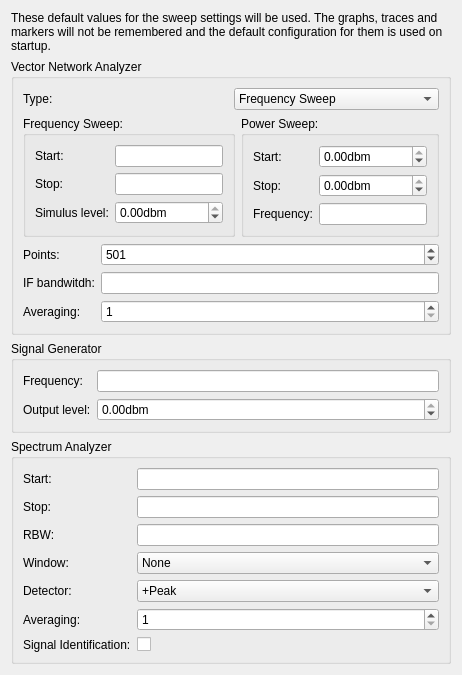
                    <widget class="QWidget" name="StartupPageDefaultValues">
                     <layout class="QVBoxLayout" name="verticalLayout_16">
                      <item>
                       <widget class="QLabel" name="label_37">
                        <property name="text">
                         <string>These default values for the sweep settings will be used. The graphs, traces and markers will not be remembered and the default configuration for them is used on startup.</string>
                        </property>
                        <property name="wordWrap">
                         <bool>true</bool>
                        </property>
                       </widget>
                      </item>
                      <item>
                       <widget class="QGroupBox" name="groupBox_2">
                        <property name="title">
                         <string>Vector Network Analyzer</string>
                        </property>
                        <layout class="QVBoxLayout" name="verticalLayout">
                         <item>
                          <layout class="QHBoxLayout" name="horizontalLayout_9">
                           <item>
                            <widget class="QLabel" name="label_24">
                             <property name="text">
                              <string>Type:</string>
                             </property>
                            </widget>
                           </item>
                           <item>
                            <widget class="QComboBox" name="StartupSweepType">
                             <item>
                              <property name="text">
                               <string>Frequency Sweep</string>
                              </property>
                             </item>
                             <item>
                              <property name="text">
                               <string>Power Sweep</string>
                              </property>
                             </item>
                            </widget>
                           </item>
                          </layout>
                         </item>
                         <item>
                          <layout class="QHBoxLayout" name="horizontalLayout_8">
                           <item>
                            <widget class="QGroupBox" name="groupBox_10">
                             <property name="title">
                              <string>Frequency Sweep:</string>
                             </property>
                             <layout class="QFormLayout" name="formLayout_6">
                              <item row="0" column="0">
                               <widget class="QLabel" name="label_2">
                                <property name="text">
                                 <string>Start:</string>
                                </property>
                               </widget>
                              </item>
                              <item row="0" column="1">
                               <widget class="SIUnitEdit" name="StartupSweepStart"/>
                              </item>
                              <item row="1" column="0">
                               <widget class="QLabel" name="label_3">
                                <property name="text">
                                 <string>Stop:</string>
                                </property>
                               </widget>
                              </item>
                              <item row="1" column="1">
                               <widget class="SIUnitEdit" name="StartupSweepStop"/>
                              </item>
                              <item row="2" column="0">
                               <widget class="QLabel" name="label_4">
                                <property name="text">
                                 <string>Simulus level:</string>
                                </property>
                               </widget>
                              </item>
                              <item row="2" column="1">
                               <widget class="QDoubleSpinBox" name="StartupSweepLevel">
                                <property name="suffix">
                                 <string>dbm</string>
                                </property>
                                <property name="minimum">
                                 <double>-42.000000000000000</double>
                                </property>
                                <property name="maximum">
                                 <double>0.000000000000000</double>
                                </property>
                                <property name="singleStep">
                                 <double>0.250000000000000</double>
                                </property>
                               </widget>
                              </item>
                             </layout>
                            </widget>
                           </item>
                           <item>
                            <widget class="QGroupBox" name="groupBox_11">
                             <property name="title">
                              <string>Power Sweep:</string>
                             </property>
                             <layout class="QFormLayout" name="formLayout_7">
                              <item row="0" column="0">
                               <widget class="QLabel" name="label_21">
                                <property name="text">
                                 <string>Start:</string>
                                </property>
                               </widget>
                              </item>
                              <item row="0" column="1">
                               <widget class="QDoubleSpinBox" name="StartupSweepPowerStart">
                                <property name="suffix">
                                 <string>dbm</string>
                                </property>
                                <property name="minimum">
                                 <double>-42.000000000000000</double>
                                </property>
                                <property name="maximum">
                                 <double>0.000000000000000</double>
                                </property>
                                <property name="singleStep">
                                 <double>0.250000000000000</double>
                                </property>
                               </widget>
                              </item>
                              <item row="1" column="0">
                               <widget class="QLabel" name="label_22">
                                <property name="text">
                                 <string>Stop:</string>
                                </property>
                               </widget>
                              </item>
                              <item row="1" column="1">
                               <widget class="QDoubleSpinBox" name="StartupSweepPowerStop">
                                <property name="suffix">
                                 <string>dbm</string>
                                </property>
                                <property name="minimum">
                                 <double>-42.000000000000000</double>
                                </property>
                                <property name="maximum">
                                 <double>0.000000000000000</double>
                                </property>
                                <property name="singleStep">
                                 <double>0.250000000000000</double>
                                </property>
                               </widget>
                              </item>
                              <item row="2" column="0">
                               <widget class="QLabel" name="label_23">
                                <property name="text">
                                 <string>Frequency:</string>
                                </property>
                               </widget>
                              </item>
                              <item row="2" column="1">
                               <widget class="SIUnitEdit" name="StartupSweepPowerFrequency"/>
                              </item>
                             </layout>
                            </widget>
                           </item>
                          </layout>
                         </item>
                         <item>
                          <layout class="QFormLayout" name="formLayout_8">
                           <item row="0" column="0">
                            <widget class="QLabel" name="label_5">
                             <property name="text">
                              <string>Points:</string>
                             </property>
                            </widget>
                           </item>
                           <item row="0" column="1">
                            <widget class="QSpinBox" name="StartupSweepPoints">
                             <property name="minimum">
                              <number>1</number>
                             </property>
                             <property name="maximum">
                              <number>4501</number>
                             </property>
                             <property name="value">
                              <number>501</number>
                             </property>
                            </widget>
                           </item>
                           <item row="1" column="0">
                            <widget class="QLabel" name="label_6">
                             <property name="text">
                              <string>IF bandwitdh:</string>
                             </property>
                            </widget>
                           </item>
                           <item row="1" column="1">
                            <widget class="SIUnitEdit" name="StartupSweepBandwidth"/>
                           </item>
                           <item row="2" column="0">
                            <widget class="QLabel" name="label_18">
                             <property name="text">
                              <string>Averaging:</string>
                             </property>
                            </widget>
                           </item>
                           <item row="2" column="1">
                            <widget class="QSpinBox" name="StartupSweepAveraging">
                             <property name="minimum">
                              <number>1</number>
                             </property>
                             <property name="maximum">
                              <number>99</number>
                             </property>
                            </widget>
                           </item>
                          </layout>
                         </item>
                        </layout>
                       </widget>
                      </item>
                      <item>
                       <widget class="QGroupBox" name="groupBox_3">
                        <property name="title">
                         <string>Signal Generator</string>
                        </property>
                        <layout class="QFormLayout" name="formLayout_2">
                         <item row="0" column="0">
                          <widget class="QLabel" name="label_7">
                           <property name="text">
                            <string>Frequency:</string>
                           </property>
                          </widget>
                         </item>
                         <item row="0" column="1">
                          <widget class="SIUnitEdit" name="StartupGeneratorFrequency"/>
                         </item>
                         <item row="1" column="0">
                          <widget class="QLabel" name="label_8">
                           <property name="text">
                            <string>Output level:</string>
                           </property>
                          </widget>
                         </item>
                         <item row="1" column="1">
                          <widget class="QDoubleSpinBox" name="StartupGeneratorLevel">
                           <property name="suffix">
                            <string>dbm</string>
                           </property>
                           <property name="minimum">
                            <double>-42.000000000000000</double>
                           </property>
                           <property name="maximum">
                            <double>0.000000000000000</double>
                           </property>
                           <property name="singleStep">
                            <double>0.250000000000000</double>
                           </property>
                          </widget>
                         </item>
                        </layout>
                       </widget>
                      </item>
                      <item>
                       <widget class="QGroupBox" name="groupBox_4">
                        <property name="title">
                         <string>Spectrum Analyzer</string>
                        </property>
                        <layout class="QFormLayout" name="formLayout_3">
                         <item row="0" column="0">
                          <widget class="QLabel" name="label_9">
                           <property name="text">
                            <string>Start:</string>
                           </property>
                          </widget>
                         </item>
                         <item row="0" column="1">
                          <widget class="SIUnitEdit" name="StartupSAStart"/>
                         </item>
                         <item row="1" column="0">
                          <widget class="QLabel" name="label_10">
                           <property name="text">
                            <string>Stop:</string>
                           </property>
                          </widget>
                         </item>
                         <item row="1" column="1">
                          <widget class="SIUnitEdit" name="StartupSAStop"/>
                         </item>
                         <item row="2" column="0">
                          <widget class="QLabel" name="label_11">
                           <property name="text">
                            <string>RBW:</string>
                           </property>
                          </widget>
                         </item>
                         <item row="2" column="1">
                          <widget class="SIUnitEdit" name="StartupSARBW"/>
                         </item>
                         <item row="3" column="0">
                          <widget class="QLabel" name="label_12">
                           <property name="text">
                            <string>Window:</string>
                           </property>
                          </widget>
                         </item>
                         <item row="3" column="1">
                          <widget class="QComboBox" name="StartupSAWindow">
                           <item>
                            <property name="text">
                             <string>None</string>
                            </property>
                           </item>
                           <item>
                            <property name="text">
                             <string>Kaiser</string>
                            </property>
                           </item>
                           <item>
                            <property name="text">
                             <string>Hann</string>
                            </property>
                           </item>
                           <item>
                            <property name="text">
                             <string>Flat Top</string>
                            </property>
                           </item>
                          </widget>
                         </item>
                         <item row="4" column="0">
                          <widget class="QLabel" name="label_13">
                           <property name="text">
                            <string>Detector:</string>
                           </property>
                          </widget>
                         </item>
                         <item row="4" column="1">
                          <widget class="QComboBox" name="StartupSADetector">
                           <item>
                            <property name="text">
                             <string>+Peak</string>
                            </property>
                           </item>
                           <item>
                            <property name="text">
                             <string>-Peak</string>
                            </property>
                           </item>
                           <item>
                            <property name="text">
                             <string>Sample</string>
                            </property>
                           </item>
                           <item>
                            <property name="text">
                             <string>Normal</string>
                            </property>
                           </item>
                           <item>
                            <property name="text">
                             <string>Average</string>
                            </property>
                           </item>
                          </widget>
                         </item>
                         <item row="6" column="0">
                          <widget class="QLabel" name="label_14">
                           <property name="text">
                            <string>Signal Identification:</string>
                           </property>
                          </widget>
                         </item>
                         <item row="6" column="1">
                          <widget class="QCheckBox" name="StartupSASignalID">
                           <property name="text">
                            <string/>
                           </property>
                          </widget>
                         </item>
                         <item row="5" column="0">
                          <widget class="QLabel" name="label_19">
                           <property name="text">
                            <string>Averaging:</string>
                           </property>
                          </widget>
                         </item>
                         <item row="5" column="1">
                          <widget class="QSpinBox" name="StartupSAAveraging">
                           <property name="minimum">
                            <number>1</number>
                           </property>
                           <property name="maximum">
                            <number>99</number>
                           </property>
                          </widget>
                         </item>
                        </layout>
                       </widget>
                      </item>
                     </layout>
                    </widget>
